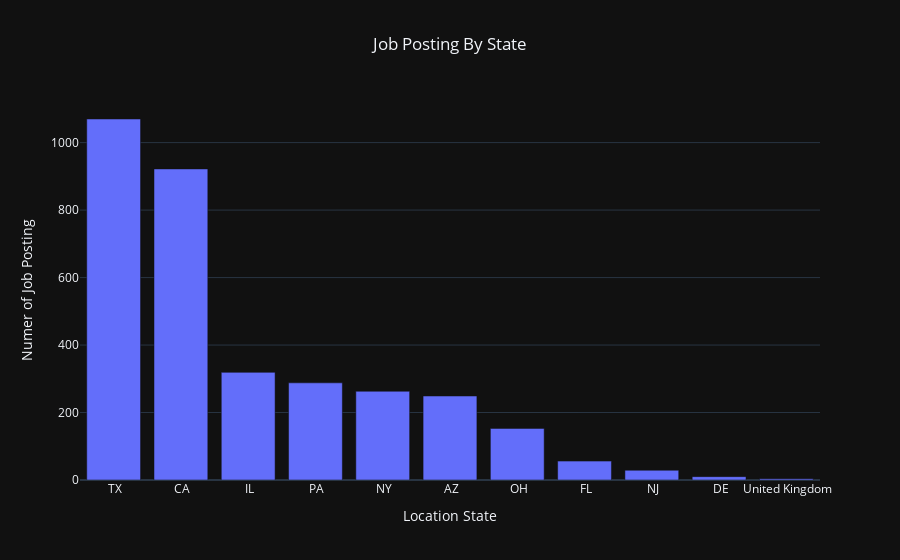

Here is the notebook cell this chart was saved with:
### Markdown cell above
### Location Based Insights

### Code cell
roles_by_location_state = df.groupby(['location_state'])['job_title']\
                            .count()\
                            .reset_index()\
                            .sort_values(by='job_title', ascending=False)

roles_by_location_state = roles_by_location_state.rename(columns={"job_title": "num_of_jobs_by_state"})

fig = px.bar(data_frame=roles_by_location_state, x="location_state", y="num_of_jobs_by_state", template=PLOTLY_THEME, title="Job Posting By State")
fig.update_layout(xaxis_title="Location State",
                  yaxis_title="Numer of Job Posting",
                  title_x = 0.5)
fig.show()

### Figure 1 — Plotly figure (JSON) as saved in the notebook; plotly's stock layout.template omitted (floating-point values rounded to 4 significant figures)
{"data": [{"hovertemplate": "location_state=%{x}<br>num_of_jobs_by_state=%{y}<extra></extra>", "legendgroup": "", "marker": {"color": "#636efa", "pattern": {"shape": ""}}, "name": "", "orientation": "v", "showlegend": false, "textposition": "auto", "type": "bar", "x": [" TX", " CA", " IL", " PA", " NY", " AZ", " OH", " FL", " NJ", " DE", " United Kingdom"], "xaxis": "x", "y": [1070, 922, 319, 288, 263, 249, 153, 56, 29, 10, 4], "yaxis": "y"}], "layout": {"barmode": "relative", "legend": {"tracegroupgap": 0}, "title": {"text": "Job Posting By State", "x": 0.5}, "xaxis": {"anchor": "y", "domain": [0, 1], "title": {"text": "Location State"}}, "yaxis": {"anchor": "x", "domain": [0, 1], "title": {"text": "Numer of Job Posting"}}}}
